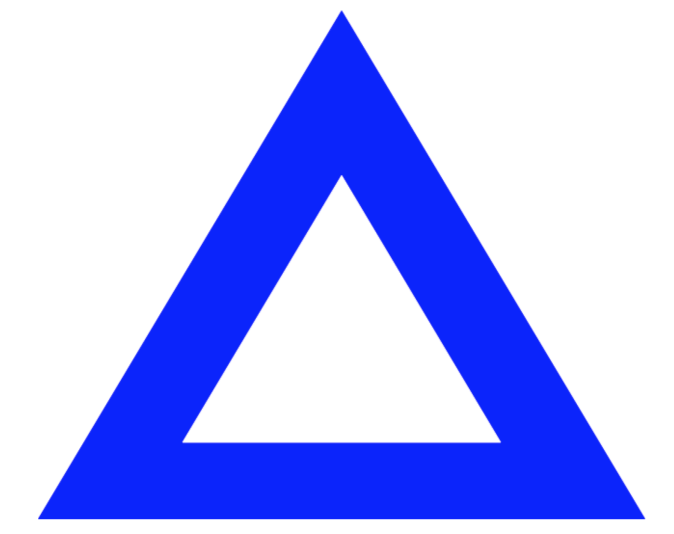
#> input picture training_cascade_opencv/pos.png, 1348 x 1068 px, found by its file name (shown at 1/2 size)
$ python resize_and_rot.py
#> lines starting #> are read from the running program, lines starting #| are printed output that depends on the picture
import cv2
from PIL import Image
import glob

angle90 = 90
angle180 = 180
n = 1


#for filename in glob.glob('/home/kyle/Desktop/450_tute/training_cascade_opencv/images/*.jpg'):
	#image = cv2.imread(filename,0)


image = cv2.imread('/home/kyle/Desktop/450_tute/training_cascade_opencv/pos.png')
#> image is the input picture: shape (1068, 1348, 3); mean B, G, R 253.7, 186.9, 179.2
# we need to keep in mind aspect ratio so the image does
# not look skewed or distorted -- therefore, we calculate
# the ratio of the new image to the old image
r = 300.0 / image.shape[1]
#> r = 0.223
dim = (300, int(image.shape[0] * r))
#> dim = (300, 237)

# perform the actual resizing of the image and show it
resized = cv2.resize(image, (50, 50))
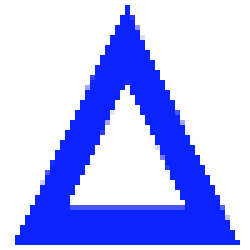
#> resized: shape (50, 50, 3) (shown 5 times larger); mean B, G, R 253.7, 184.9, 177

	# [12 lines of commented-out code are left out]
cv2.imwrite("/home/kyle/Desktop/450_tute/training_cascade_opencv/re_pos.png", resized)
	# [5 lines of commented-out code are left out]
